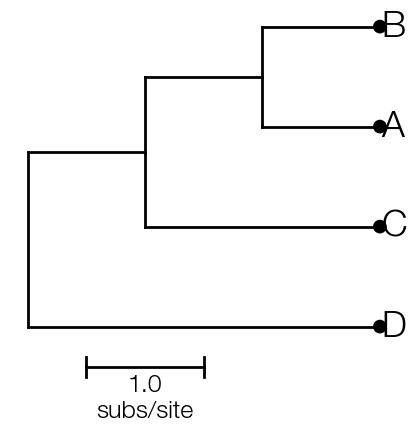

Python code for this plot:
import baltic as bt
from baltic import bt_utils

import matplotlib as mpl
from matplotlib import pyplot as plt
from matplotlib.gridspec import GridSpec

mpl.use("Agg")

treestring = '((("A":1,"B":1):1,"C":2):1,"D":3);'
ll = bt.make_tree(treestring, 'divergence')
ll.treeStats()

fig = plt.figure(figsize=(5,5),facecolor='w')
gs = GridSpec(1,1)

ax = plt.subplot(gs[0])

descendants = []
for k in ll.get_branches():
    if k.is_leaf() and k.name in ['A', 'B']:
        descendants.append(k)

commonAncestor = ll.find_MRCA(descendants)
commonAncestor.children = commonAncestor.children[::-1]

ll.plot_tree(ax, autoSort=False)
ll.plot_text(ax, size = 26)
ll.plot_points(ax)

bt_utils.plot_scale_bar(ax, xy = (0.5, 0.1), tree = ll, style = 'fancy', textKwargs={'fontsize': 18})
bt_utils.clean_axes(ax)

plt.savefig('basic-tree-invert.png', bbox_inches='tight')
